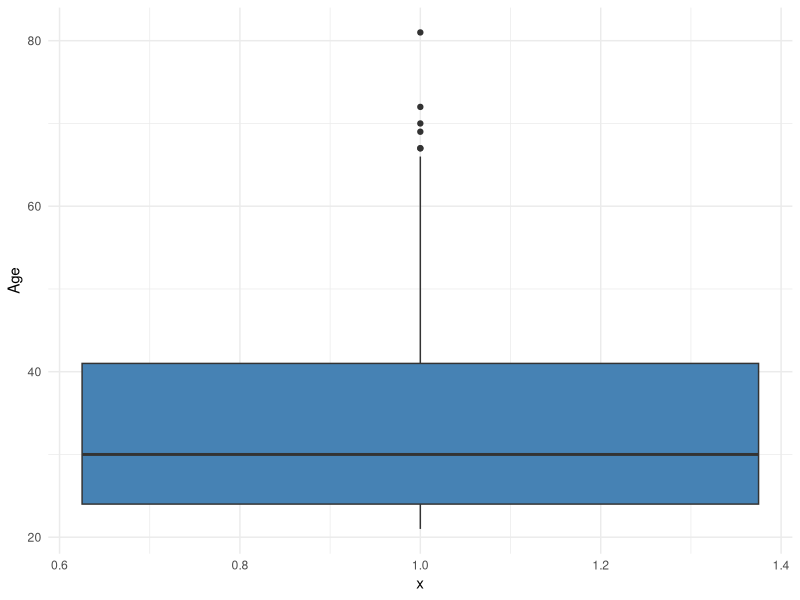
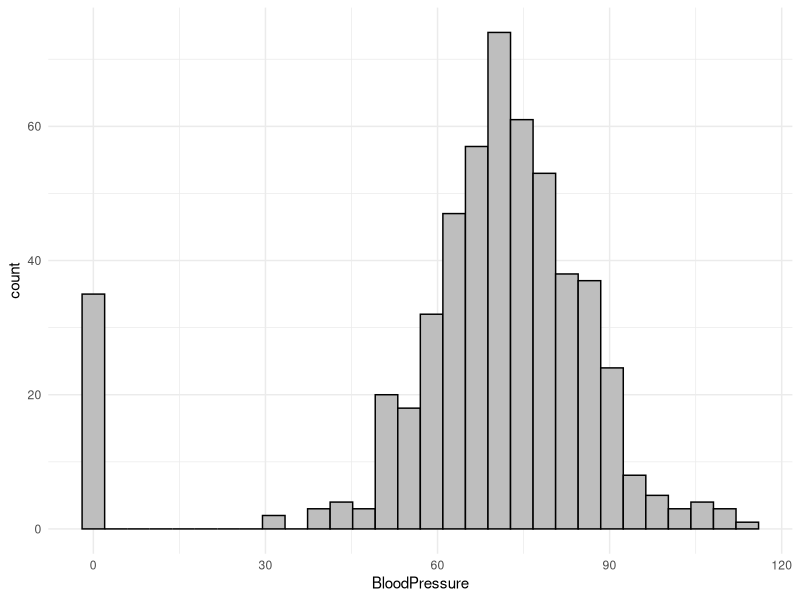
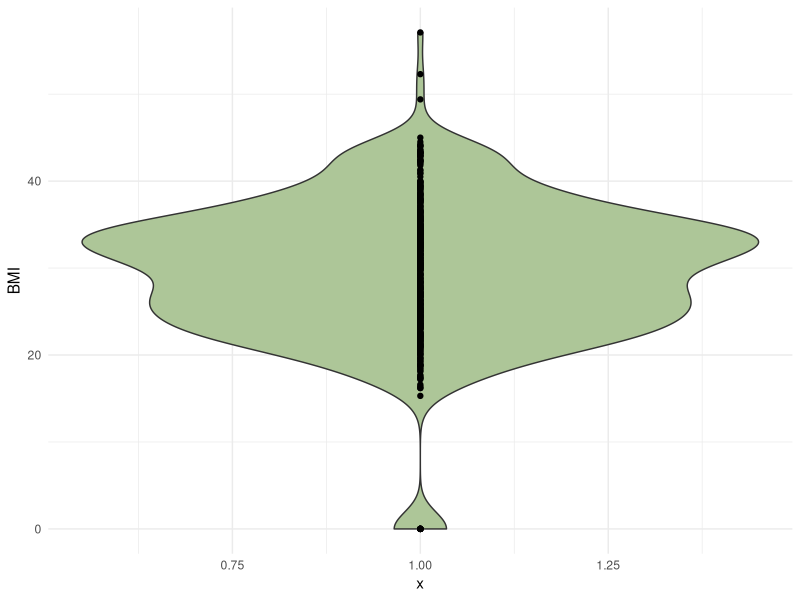
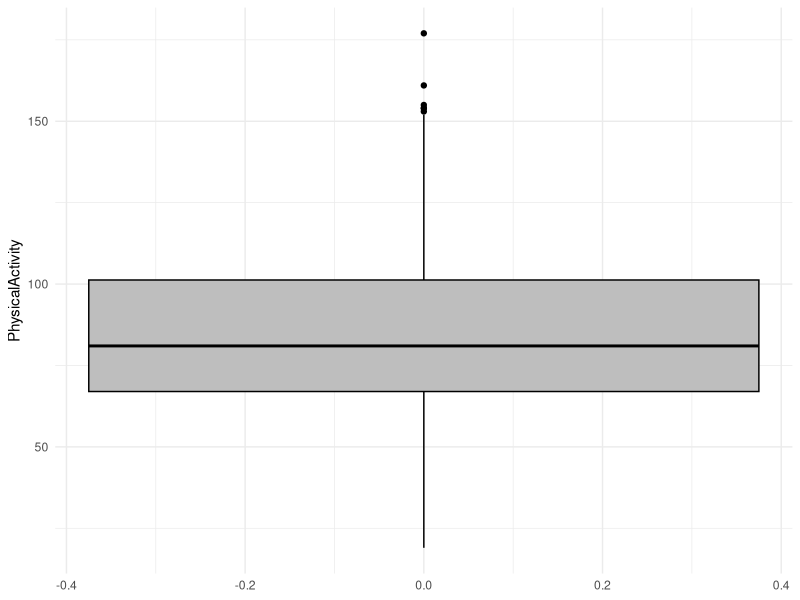

Write the R code that produced these figures, in order. (Note: this script raises an error after producing the figures.)
## ---- chunk 1
library(tidyverse)
library(readxl)
## ---- chunk 2
diabetes_clinical <- read_excel('../data/diabetes_clinical_toy_messy.xlsx')
head(diabetes_clinical)
## ---- chunk 3
colSums(is.na(diabetes_clinical))
## ---- chunk 4
range(diabetes_clinical$Age, na.rm = TRUE)

diabetes_clinical %>% 
  ggplot(aes(y = Age, x = 1)) + 
  geom_boxplot(fill="steelblue") + 
  theme_minimal()
## ---- chunk 5
range(diabetes_clinical$BloodPressure, na.rm = TRUE)

diabetes_clinical %>% 
  ggplot(aes(x = BloodPressure)) + 
  geom_histogram(color='black', fill='grey') + 
  theme_minimal()
  
## ---- chunk 6
range(diabetes_clinical$BMI, na.rm = TRUE)

diabetes_clinical %>% 
  ggplot(aes(y = BMI, x = 1)) + 
  geom_violin(fill="#ADC698") +
  geom_point() +
  theme_minimal()
## ---- chunk 7
range(diabetes_clinical$PhysicalActivity, na.rm = TRUE)

diabetes_clinical %>% 
  ggplot(aes(y = PhysicalActivity)) + 
  geom_boxplot(color='black', fill='grey') + 
  theme_minimal()
  
## ---- chunk 8
range(diabetes_clinical$Serum_ca2, na.rm = TRUE)

diabetes_clinical %>% 
  ggplot(aes(x = Serum_ca2)) + 
  geom_histogram(color='black', fill='#ADC698') + 
  theme_minimal()
## ---- chunk 9
diabetes_clinical %>%
  summarise(across(where(is.numeric), list(mean = mean, sd = sd), na.rm = TRUE))


# or alternatively

diabetes_clinical %>%
  dplyr::select(where(is.numeric)) %>% 
  summary(.)


## ---- chunk 10
table(diabetes_clinical$Sex)
table(diabetes_clinical$Smoker)
table(diabetes_clinical$Diabetes)
## ---- chunk 11
nrow(diabetes_clinical)
## ---- chunk 12
diabetes_clinical_clean <- diabetes_clinical %>% 
  mutate(Sex = str_to_title(Sex),
         ID = factor(ID),
         Diabetes = factor(Diabetes)) %>% 
  filter(BMI != 0, BloodPressure != 0) 
## ---- chunk 13
diabetes_clinical_clean$Sex %>% unique()
## ---- chunk 14
nrow(diabetes_clinical_clean)
## ---- chunk 15
diabetes_meta <- read_delim('../data/diabetes_meta_toy_messy.csv')
head(diabetes_meta)
## ---- chunk 16
colSums(is.na(diabetes_meta))
## ---- chunk 17
table(diabetes_meta$Married)
table(diabetes_meta$Work)
## ---- chunk 18
unique(diabetes_meta$Married)
## ---- chunk 19
nrow(diabetes_meta)
## ---- chunk 20
diabetes_meta_clean <- diabetes_meta %>% 
  mutate(Married = str_trim(Married),
         ID = factor(ID))
## ---- chunk 21
unique(diabetes_meta_clean$Married)
## ---- chunk 22
nrow(diabetes_meta_clean)
## ---- chunk 23
# We use full_join to keep all observations before we know which variables we are interested in. 
diabetes_join <- diabetes_clinical_clean %>% 
  inner_join(diabetes_meta_clean, by = 'ID')

nrow(diabetes_join)
## ---- chunk 24
# Because we used `full_join`, all the unique IDs across both data sets are kept.
c(diabetes_clinical_clean$ID, diabetes_meta_clean$ID) %>% 
  unique() %>% 
  length()

nrow(diabetes_join)
## ---- chunk 25
diabetes_join <-  diabetes_join %>% 
  mutate(Work = str_replace_all(Work, '-e', 'E'))
## ---- chunk 26
diabetes_join <-  diabetes_join %>% 
  mutate(ID = paste0("ID_", as.character(ID)))
## ---- chunk 27
writexl::write_xlsx(diabetes_join, '../out/diabetes_join.xlsx')
